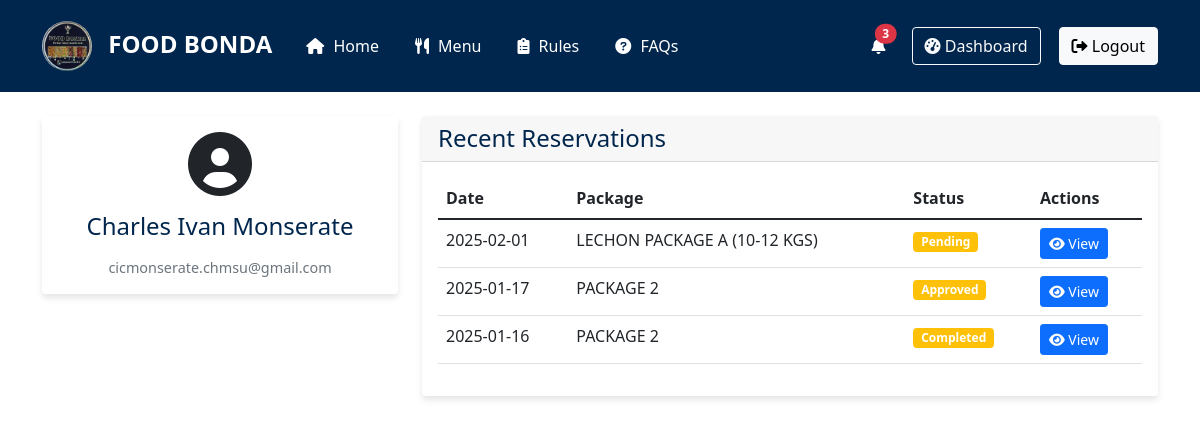
The page /customer_dashboard.php (signed in) on the database as committed earlier.
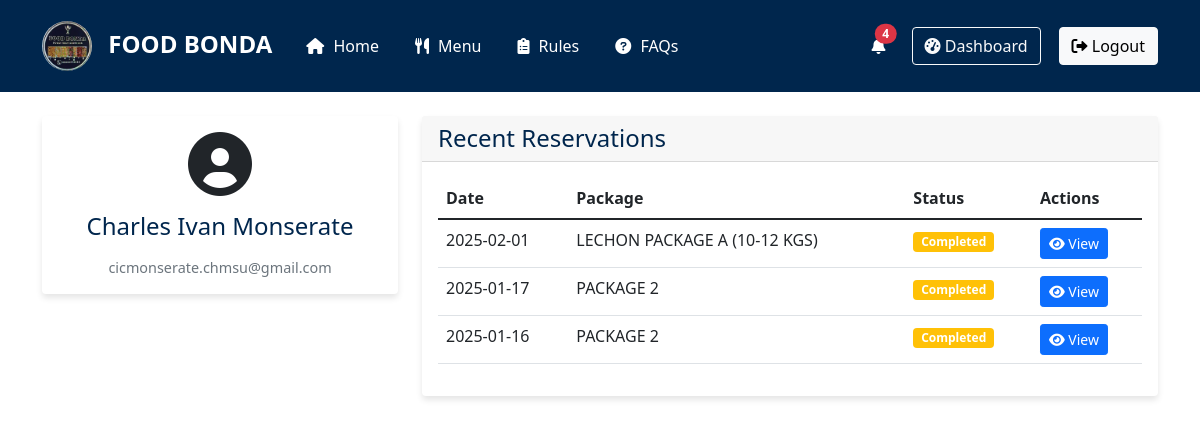
The same page on the database as committed later.
### tables this page shows
CREATE TABLE `reservations` (
  `reservation_id` int NOT NULL,
  `customer_id` int NOT NULL,
  `package_id` int DEFAULT NULL,
  `first_name` varchar(50) NOT NULL,
  `middle_name` varchar(50) DEFAULT NULL,
  `last_name` varchar(50) NOT NULL,
  `contact` varchar(11) NOT NULL,
  `email` varchar(100) NOT NULL,
  `event_date` date NOT NULL,
  `delivery_time` time NOT NULL,
  `delivery_address` text NOT NULL,
  `event_type` enum('wedding','birthday','christening','thanksgiving','fiesta') NOT NULL,
  `package_name` varchar(100) NOT NULL,
  `selected_dishes` text NOT NULL,
  `package_price` decimal(10,2) NOT NULL,
  `payment_method` enum('Cash on Delivery','Downpayment 50%') NOT NULL,
  `gcash_receipt_path` varchar(255) DEFAULT NULL,
  `status` enum('pending','approved','completed','cancelled') DEFAULT 'pending',
  `created_at` timestamp NULL DEFAULT CURRENT_TIMESTAMP,
  `updated_at` timestamp NOT NULL DEFAULT CURRENT_TIMESTAMP ON UPDATE CURRENT_TIMESTAMP
);

### session.php (called while the page is built, shortened)
<?php
function isLoggedIn() {
    return isset($_SESSION['customer_id']);
}
?>

### customer_dashboard.php (the view, shortened to what the changed rows need)
<?php
require_once 'session.php';
require_once 'db_conn.php';
?>
<!DOCTYPE html>
<html lang="en">
<head>
    <link href="https://cdn.jsdelivr.net/npm/bootstrap@5.1.3/dist/css/bootstrap.min.css" rel="stylesheet">
    <link rel="stylesheet" href="https://cdnjs.cloudflare.com/ajax/libs/font-awesome/6.0.0/css/all.min.css">
    <link href="main.css" rel="stylesheet">
</head>
<body>
    <?php include 'navbar.php'; ?>
    <div class="container py-4">
        <div class="row">
            <div class="col-md-8">
                <div class="card mb-4">
                    <div class="card-body">
                        <div class="table-responsive">
                            <table class="table">
                                <thead>
                                    <tr>
                                        <th>Date</th>
                                        <th>Package</th>
                                        <th>Status</th>
                                        <th>Actions</th>
                                    </tr>
                                </thead>
                                <tbody>
                                    <?php
                                    $stmt = $conn->prepare("SELECT * FROM reservations WHERE customer_id = ? ORDER BY created_at DESC LIMIT 5");
                                    $stmt->bind_param("i", $customer_id);
                                    $stmt->execute();
                                    $reservations = $stmt->get_result();
                                    if ($reservations->num_rows > 0):
                                        while ($reservation = $reservations->fetch_assoc()):
                                    ?>
                                    <tr>
                                        <td><?php echo htmlspecialchars($reservation['event_date']); ?></td>
                                        <td><?php echo htmlspecialchars($reservation['package_name']); ?></td>
                                        <td>
                                            <span class="badge bg-<?php echo $reservation['status'] === 'confirmed' ? 'success' : 'warning'; ?>">
                                                <?php echo ucfirst(htmlspecialchars($reservation['status'])); ?>
                                            </span>
                                        </td>
                                        <td>
                                            <a href="ticket.php?id=<?php echo $reservation['reservation_id']; ?>" class="btn btn-sm btn-primary">
                                                <i class="fas fa-eye"></i> View
                                            </a>
                                        </td>
                                    </tr>
                                    <?php
                                        endwhile;
                                    else:
                                    ?>
                                    <tr>
                                        <td colspan="4" class="text-center">No reservations found</td>
                                    </tr>
                                    <?php endif; ?>
                                </tbody>
                            </table>
                        </div>
                    </div>
                </div>
            </div>
        </div>
    </div>
</body>
</html>

### navbar.php (shortened to what the changed rows need)
<?php
require_once 'session.php';
require_once 'db_conn.php';
$notifications = [];
if (isLoggedIn()) {
    $customer_id = $_SESSION['customer_id'];
    $stmt = $conn->prepare('SELECT * FROM notifications WHERE customer_id = ? AND is_read = 0 ORDER BY created_at DESC LIMIT 5');
    $stmt->bind_param('i', $customer_id);
    $stmt->execute();
    $result = $stmt->get_result();
    while ($row = $result->fetch_assoc()) {
        $notifications[] = $row;
    }
}
?>
<nav class="navbar navbar-expand-lg">
    <div class="container">
        <div class="collapse navbar-collapse" id="navbarNav">
            <div class="auth-buttons">
                <?php if (isLoggedIn()): ?>
                <div class="d-flex align-items-center">
                    <div class="notification-bell me-3 position-relative">
                        <a href="#" class="text-white" data-bs-toggle="dropdown">
                            <i class="fas fa-bell"></i>
                            <?php if (count($notifications) > 0): ?>
                            <span
                                class="position-absolute top-0 start-100 translate-middle badge rounded-pill bg-danger">
                                <?php echo count($notifications); ?>
                            </span>
                            <?php endif; ?>
                        </a>
                    </div>
                </div>
                <?php endif; ?>
            </div>
        </div>
    </div>
</nav>

Rows that differ between the two databases and show on the page:
changed reservations "LECHON PACKAGE A (10-12 KGS)": status "Pending" → "Completed"
changed reservations (number 2 of 3 on the later page): status "Approved" → "Completed"
Other text that changed with them:
count($notifications): "3" → "4"
